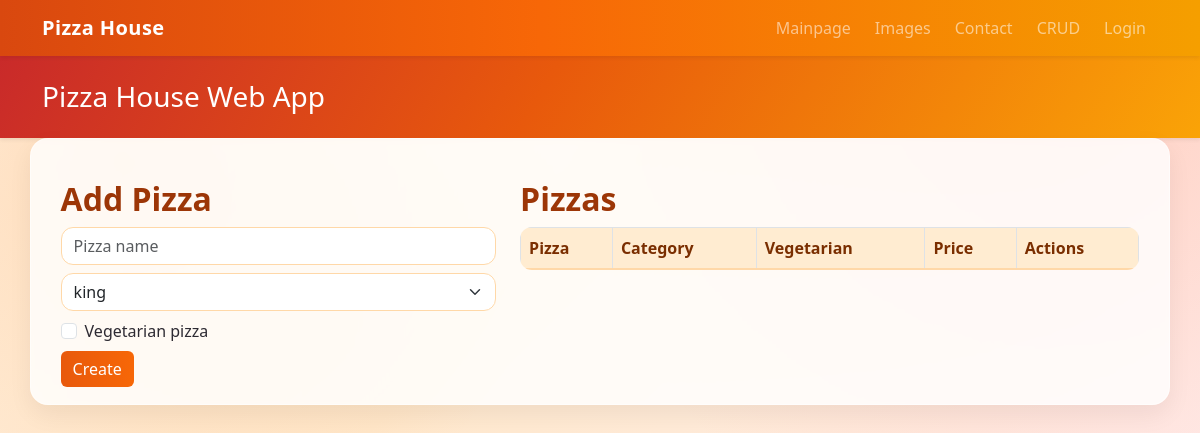
The page /index.php?route=crud on the database as committed earlier.
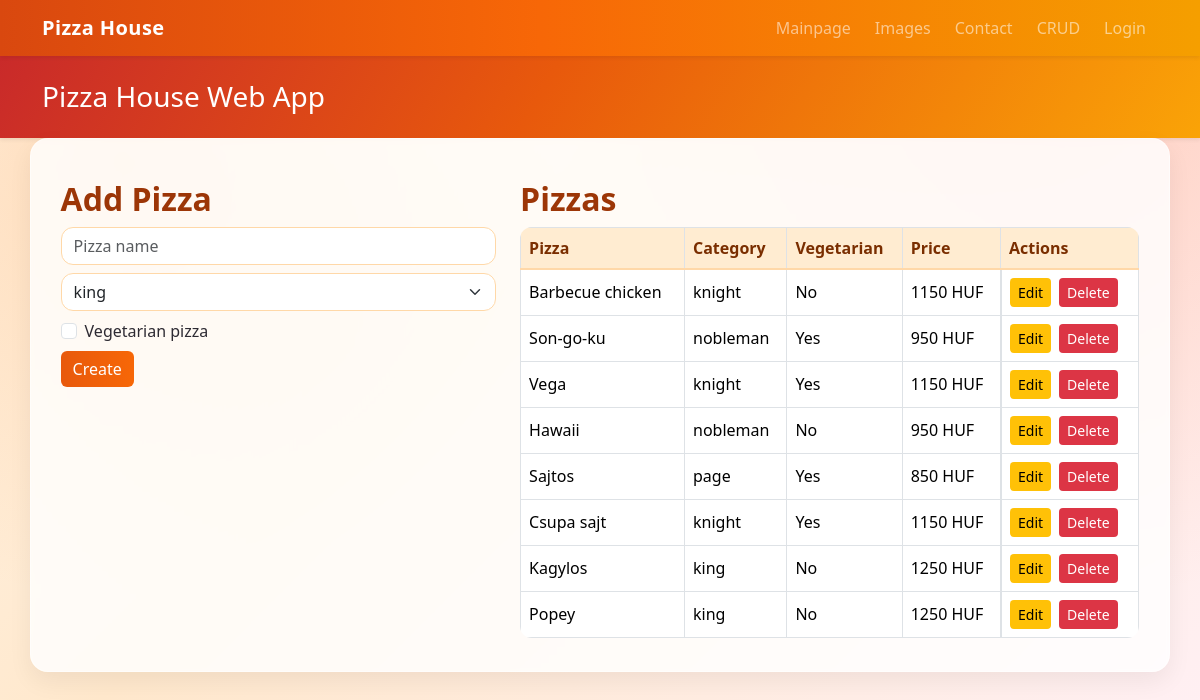
The same page on the database as committed later.
### tables this page shows
CREATE TABLE IF NOT EXISTS pizzas (
    id INT AUTO_INCREMENT PRIMARY KEY,
    pizza_name VARCHAR(150) NOT NULL UNIQUE,
    category_name VARCHAR(50) NOT NULL,
    vegetarian TINYINT(1) NOT NULL DEFAULT 0,
    created_at DATETIME NOT NULL,
    CONSTRAINT fk_pizzas_categories FOREIGN KEY (category_name) REFERENCES pizza_categories(cname)
);

CREATE TABLE IF NOT EXISTS pizza_categories (
    cname VARCHAR(50) PRIMARY KEY,
    price INT NOT NULL
);

### app/core/View.php (called while the page is built, shortened)
<?php
class View
{
    public static function render(string $view, array $data = []): void
    {
        extract($data);
        require __DIR__ . '/../views/layout/header.php';
        require __DIR__ . '/../views/' . $view . '.php';
        require __DIR__ . '/../views/layout/footer.php';
    }
}

### app/controllers/CrudController.php (called while the page is built, shortened)
<?php
class CrudController
{
    private Pizza $pizzaModel;
    public function __construct()
    {
        $this->pizzaModel = new Pizza();
    }
    public function index(): void
    {
        $items = $this->pizzaModel->all();
        $editing = null;
        View::render('crud/index', ['items' => $items, 'editing' => $editing]);
    }
}

### app/core/Database.php (called while the page is built, shortened)
<?php
class Database
{
    private static ?PDO $instance = null;
    public static function getConnection(): PDO
    {
        if (self::$instance === null) {
            self::$instance = new PDO(
                'mysql:host=' . DB_HOST . ';dbname=' . DB_NAME . ';charset=utf8mb4',
                DB_USER,
                DB_PASS,
                [PDO::ATTR_ERRMODE => PDO::ERRMODE_EXCEPTION]
            );
        }
        return self::$instance;
    }
}

### app/models/Pizza.php (called while the page is built, shortened)
<?php
class Pizza
{
    public function all(): array
    {
        $sql = 'SELECT p.*, c.price AS category_price
                FROM pizzas p
                LEFT JOIN pizza_categories c ON c.cname = p.category_name
                ORDER BY p.id DESC';
        $stmt = Database::getConnection()->query($sql);
        return $stmt->fetchAll(PDO::FETCH_ASSOC);
    }
}

### app/views/crud/index.php (the view, shortened to what this page needs)
<section class="row g-4">
    <div class="col-lg-5">
        <h2><?= $editing ? 'Edit Pizza' : 'Add Pizza' ?></h2>
        <form method="post" action="<?= BASE_URL ?>?route=<?= $editing ? 'crud-edit' : 'crud-create' ?>">
            <div class="mb-2"><input class="form-control" name="pizza_name" placeholder="Pizza name" value="<?= htmlspecialchars($editing['pizza_name'] ?? '') ?>" required></div>
            <div class="mb-2">
                <select class="form-select" name="category_name" required>
                    <?php $selectedCategory = $editing['category_name'] ?? 'king'; ?>
                    <option value="king" <?= $selectedCategory === 'king' ? 'selected' : '' ?>>king</option>
                </select>
            </div>
            <div class="mb-2 form-check">
                <input class="form-check-input" type="checkbox" name="vegetarian" id="vegetarian" <?= !empty($editing['vegetarian']) ? 'checked' : '' ?>>
                <label class="form-check-label" for="vegetarian">Vegetarian pizza</label>
            </div>
            <button class="btn btn-primary"><?= $editing ? 'Update' : 'Create' ?></button>
        </form>
    </div>
    <div class="col-lg-7">
        <h2>Pizzas</h2>
        <div class="table-responsive">
            <table class="table table-bordered table-hover">
                <thead><tr><th>Pizza</th><th>Category</th><th>Vegetarian</th><th>Price</th><th>Actions</th></tr></thead>
                <tbody>
                    <?php foreach ($items as $item): ?>
                        <tr>
                            <td><?= htmlspecialchars($item['pizza_name']) ?></td>
                            <td><?= htmlspecialchars($item['category_name']) ?></td>
                            <td><?= (int)$item['vegetarian'] === 1 ? 'Yes' : 'No' ?></td>
                            <td><?= htmlspecialchars((string)($item['category_price'] ?? 'n/a')) ?> HUF</td>
                            <td class="d-flex gap-2">
                                <a class="btn btn-sm btn-warning" href="<?= BASE_URL ?>?route=crud&id=<?= (int)$item['id'] ?>">Edit</a>
                                <form action="<?= BASE_URL ?>?route=crud-delete" method="post" onsubmit="return confirm('Delete this item?')">
                                    <button class="btn btn-sm btn-danger">Delete</button>
                                </form>
                            </td>
                        </tr>
                    <?php endforeach; ?>
                </tbody>
            </table>
        </div>
    </div>
</section>

### public/index.php (shortened to what this page needs)
<?php
require_once __DIR__ . '/../app/core/Database.php';
require_once __DIR__ . '/../app/core/View.php';
require_once __DIR__ . '/../app/models/Pizza.php';
require_once __DIR__ . '/../app/controllers/CrudController.php';
$crudController = new CrudController();
$route = $_GET['route'] ?? 'home';
switch ($route) {
    case 'crud':
        $crudController->index();
        break;
}

### app/views/layout/header.php (shortened to what this page needs)
<!doctype html>
<html lang="en">
<head>
    <link href="https://cdn.jsdelivr.net/npm/bootstrap@5.3.3/dist/css/bootstrap.min.css" rel="stylesheet">
    <link rel="stylesheet" href="assets/css/style.css">
</head>
<body>
<nav class="navbar navbar-expand-lg navbar-dark app-navbar shadow-sm">
    <div class="container">
        <a class="navbar-brand" href="<?= BASE_URL ?>?route=home">Pizza House</a>
        <div class="collapse navbar-collapse" id="navMain">
            <ul class="navbar-nav ms-auto">
                <li class="nav-item"><a class="nav-link" href="<?= BASE_URL ?>?route=home">Mainpage</a></li>
                <li class="nav-item"><a class="nav-link" href="<?= BASE_URL ?>?route=images">Images</a></li>
                <li class="nav-item"><a class="nav-link" href="<?= BASE_URL ?>?route=contact">Contact</a></li>
                <li class="nav-item"><a class="nav-link" href="<?= BASE_URL ?>?route=crud">CRUD</a></li>
                <?php if (isset($_SESSION['user'])): ?>
                    <li class="nav-item"><a class="nav-link" href="<?= BASE_URL ?>?route=messages">Messages</a></li>
                    <li class="nav-item"><a class="nav-link" href="<?= BASE_URL ?>?route=logout">Logout</a></li>
                <?php else: ?>
                    <li class="nav-item"><a class="nav-link" href="<?= BASE_URL ?>?route=login">Login</a></li>
                <?php endif; ?>
            </ul>
        </div>
    </div>
</nav>
<header class="app-hero text-white py-4 mb-4 shadow-sm">
    <div class="container d-flex justify-content-between align-items-center flex-wrap">
        <h1 class="h3 m-0">Pizza House Web App</h1>
    </div>
</header>
<main class="container pb-5">

### app/views/layout/footer.php (shortened to what this page needs)
</main>
</body>
</html>

### public/assets/css/style.css (style rules this page uses)
body { background: radial-gradient(circle at 10% 20%, rgba(255, 159, 67, 0.25), transparent 35%), radial-gradient(circle at 90% 10%, rgba(255, 107, 107, 0.2), transparent 40%), linear-gradient(135deg, #fff5eb 0%, #ffe8cc 40%, #fff0f6 100%); color: #2d2a32; min-height: 100vh; }
.app-navbar { background: linear-gradient(90deg, #d9480f 0%, #f76707 45%, #f59f00 100%); }
.navbar-brand { font-weight: 700; letter-spacing: 0.4px; }
.nav-link { border-radius: 999px; margin-left: 0.25rem; margin-right: 0.25rem; transition: all 0.2s ease-in-out; }
.app-hero { background: linear-gradient(120deg, #c92a2a 0%, #e8590c 45%, #faa307 100%); }
main > section, main > .row, main > .p-4, main > .table-responsive, main > .alert, main > div.row { background: rgba(255, 255, 255, 0.82); border: 1px solid rgba(255, 255, 255, 0.5); border-radius: 18px; padding: 1.1rem; box-shadow: 0 10px 24px rgba(0, 0, 0, 0.06); backdrop-filter: blur(2px); }
h2, h3 { color: #9c3607; font-weight: 700; }
.btn-primary { background: linear-gradient(90deg, #e8590c 0%, #f76707 100%); border: none; }
.btn-warning { border: none; }
.btn-danger { border: none; }
.form-control, .form-select, textarea { border-radius: 12px; border: 1px solid #ffd8a8; }
.table { border-radius: 12px; overflow: hidden; }
.table thead th { background: #ffecd1; color: #7a2e00; border-bottom: 2px solid #ffd8a8; }
.table td, .table th { vertical-align: middle; }

Rows that differ between the two databases and show on the page:
added pizzas: pizza_name "Barbecue chicken", category_name "knight", vegetarian "No", category_name.price "1150"
added pizzas: pizza_name "Son-go-ku", category_name "nobleman", vegetarian "Yes", category_name.price "950"
added pizzas: pizza_name "Vega", category_name "knight", vegetarian "Yes", category_name.price "1150"
added pizzas: pizza_name "Hawaii", category_name "nobleman", vegetarian "No", category_name.price "950"
added pizzas: pizza_name "Sajtos", category_name "page", vegetarian "Yes", category_name.price "850"
added pizzas: pizza_name "Csupa sajt", category_name "knight", vegetarian "Yes", category_name.price "1150"
added pizzas: pizza_name "Kagylos", category_name "king", vegetarian "No", category_name.price "1250"
added pizzas: pizza_name "Popey", category_name "king", vegetarian "No", category_name.price "1250"
